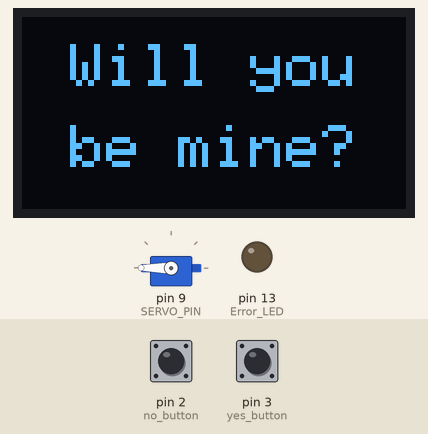
Recording of a sketch running on a simulated Arduino Uno, built with avr-gcc and run on an emulated ATmega328P. Parts: servo, 128×64 one-colour display, output pins drawn as LEDs (lit = HIGH). The test bench sets the inputs (shaded band); at power-on: pin 3 (yes_button) LOW, pin 2 (no_button) LOW. The display library's start-up logo is not drawn; random numbers use the default seed unless the sketch sets one. At 4.7 s the program stops and its outputs stay as they are.

Above: at 1.3 s.
1.4 s: pin 3 (yes_button) pulled HIGH for 0.15 s
At 2.44 s:
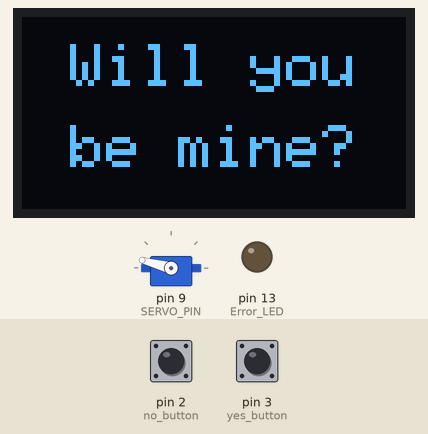
At 3.76 s:
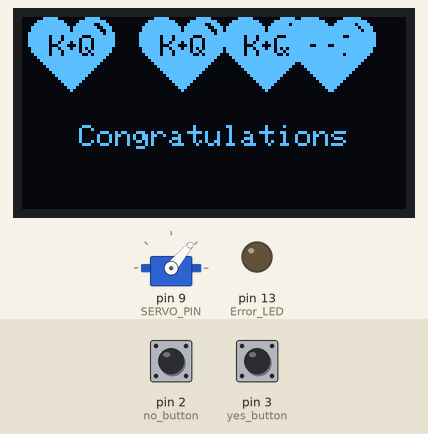
4.5 s: pin 2 (no_button) pulled HIGH for 0.15 s
At 5.2 s:
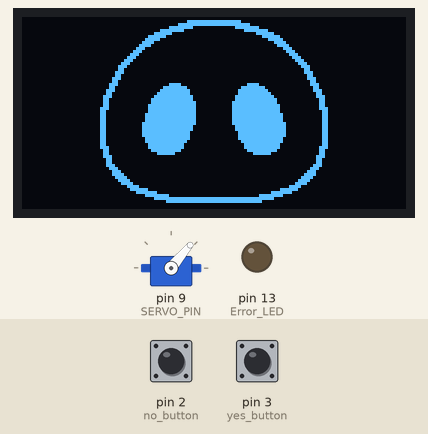
Timing chart, 0 to 6.2 s (numbered marks = the images above; inputs shaded):
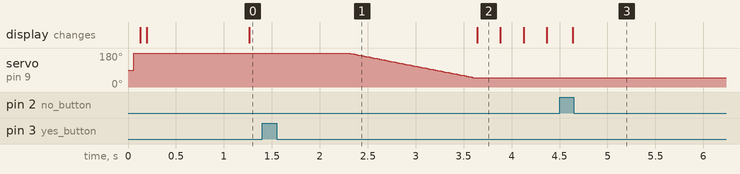

The sketch:

MarryMeBox_Code.ino
```cpp
/**
 * If anyone is reading this code, good luck.
 * It was not written with the intent to be read by others.
 * Comments were written for myself and without thought to future readers.
 * - Kor
 */

#include <Servo.h>
#define SERVO_PIN 9 // Must be a PWM enabled pin
Servo servo; // Servo motor object

// OLED
/** Useful links
 * https://cdn-learn.adafruit.com/downloads/pdf/adafruit-gfx-graphics-library.pdf
 * https://adafruit.github.io/Adafruit-GFX-Library/html/class_adafruit___g_f_x.html
 * https://www.instructables.com/How-to-Display-Images-on-OLED-Using-Arduino/
 */
#include <SPI.h>
#include <Wire.h>
#include <Adafruit_GFX.h>
#include <Adafruit_SH110X.h>
#include <string.h>

// OLED init
#define i2c_Address 0x3c
#define SCREEN_WIDTH 128 // OLED display width, in pixels
#define SCREEN_HEIGHT 64 // OLED display height, in pixels
#define OLED_RESET -1   //   QT-PY / XIAO
Adafruit_SH1106G display = Adafruit_SH1106G(SCREEN_WIDTH, SCREEN_HEIGHT, &Wire, OLED_RESET);

// OLED constants
#define CHAR_WIDTH 5
#define CHAR_HEIGHT 7
#define LINE_GAP 2
#define MESSAGE_BUFFER 25
const int NUM_ROWS = floor((double) SCREEN_HEIGHT / (CHAR_HEIGHT + LINE_GAP));

#define error errorBlink(); return;

// OLED variables
int current_font_size = 1;
int current_rows[NUM_ROWS];
char message_box[MESSAGE_BUFFER];
int message_len;

// Program States
#define INITIAL 0
#define DECLINED 1
#define ACCEPTED 2

// Button Pinouts
const int yes_button = 3;
const int no_button = 2;

// Debouncing button state
int no_button_state;
int last_no_button_state = LOW;
unsigned long last_debounce_time = 0;
unsigned long debounce_delay = 50;

volatile int state = INITIAL; // INITIAL, DECLINED, and ACCEPTED
int loop_count = 0;

// Blink the light in event of a bug or error
void errorBlink(){
  int k = 15;
  while(k-- >= 0){
    digitalWrite(LED_BUILTIN, HIGH);
    delay(50);
    digitalWrite(LED_BUILTIN, LOW);
    delay(25);
  }
}

///////////////// MESSAGE FUNCTIONS /////////////////

// Load the message box
void loadMessageBox(char *str){
  int i;
  for(i = 0; i < (MESSAGE_BUFFER - 1) && str[i] != '\0'; i++){
    message_box[i] = str[i];
  }
  message_box[i] = '\0'; // Either we ran out of buffer space or hit the null terminator. Either way, its the null terminator
  message_len = i;
}

// Set cursor position
void setCursor(int row, bool isCentered){
  int x, y;
  y = row * (CHAR_HEIGHT + LINE_GAP);
  if(isCentered) {
    x = getCenteredX();
  } else {
    x = 0;
  }
  display.setCursor(x, y);
}

// Get the centered coordinate for the x value.
int getCenteredX() {
  int center = ((double) SCREEN_WIDTH / 2);
  int char_width = CHAR_WIDTH * current_font_size;
  int str_width = (message_len) * (char_width + current_font_size);
  int centering_offset = ((double) str_width / 2);
  int x = center - centering_offset;
  return x;
}

// Refreshes the display
void refresh(){
  // delay(250);
  display.display();
}

// Clears a single row from the LED
void clearRow(int row){
  int y = row * (CHAR_HEIGHT + LINE_GAP);
  int x;
  for(int i = y; i < y + (CHAR_HEIGHT + LINE_GAP); i++) {
    for(x = 0; x < SCREEN_WIDTH; x++) {
      display.drawPixel(x, i, 0);
    }
  }
  current_rows[row] = -1;
  // refresh();
}

// Clears the display
void clearDisplay(){
  display.clearDisplay();
  for(int i = 0; i < NUM_ROWS; i++)
    current_rows[i] = -1;
  // refresh();
}

// Sets the font size
void setFontSize(int font_size){
  current_font_size = font_size;
  display.setTextSize(font_size);
}

/**
 * Sets the cursor to the right location then prints the message.
 * Assumes everything has already been cleaned up.
 */
void setMessage(bool isCentered, int row){
  setCursor(row, isCentered);
  display.println(message_box);
}

/**
 * Queues a message for display. Cleans up messages occupying the way before calling setMessage.
 */
void queueMessage(bool isCentered, int row, int font_size){
  if(font_size < 1)
    font_size = 1;

  int char_width = CHAR_WIDTH * font_size;
  int char_per_row = floor((double) SCREEN_WIDTH / (char_width + font_size));
  int lines = ceil((double) message_len / char_per_row);
  int rows_occupied = font_size; // Changed to deal with not autosplitting

  // If more than one line or out of range, not supported.
  if ((lines > 1) || (row + (rows_occupied - 1) >= NUM_ROWS)) {
    error
  }

  int last_row, start_row;
  if(current_rows[row] != -1){
    // This row is active, it must be cleared.
		start_row = current_rows[row];
		int i = row;
		// Get all the occupied rows.
		while(current_rows[i] == start_row)
      i++;
		last_row = i - 1;
  } else {
    start_row = row;
    last_row = row;
  }

  if(last_row < row + (rows_occupied - 1))
    last_row = row + (rows_occupied - 1);

  if((current_rows[last_row] != -1) && (current_rows[last_row] != start_row)){
    // More to clear.
    int i = last_row;
    while(current_rows[i] == current_rows[last_row])
      i++;

    last_row = i - 1; // Here is the true last index.
  }

  // Clean up on aisle 2
  for(int i = start_row; i <= last_row; i++)
    clearRow(i);

  // Mark our claim
  for(int i = row; i < row + rows_occupied; i++)
    current_rows[i] = row;

  setFontSize(font_size);
  if(lines == 1){
    setMessage(isCentered, row);
    return;
  }
  else {
    error
  }
}

///////////////// BITMAP SHENANIGANS /////////////////

#define BITMAP_WIDTH 29
#define BITMAP_HEIGHT 25
#define NUMFLAKES 5
#define XPOS 0
#define YPOS 1
#define DELTAY 2
int screen = 0;

const unsigned char heart_bitmap [] PROGMEM = {
	0x07, 0xc0, 0x1f, 0x00, 0x1f, 0xf0, 0x7f, 0xc0, 0x3f, 0xf8, 0xfc, 0xe0, 0x7f, 0xfd, 0xfe, 0x70,
	0x7f, 0xfd, 0xff, 0x30, 0xff, 0xff, 0xff, 0xb8, 0xfe, 0xef, 0xc7, 0xf8, 0xfe, 0xef, 0xbb, 0xf8,
	0xfe, 0xdd, 0xbb, 0xf8, 0xfe, 0x38, 0xbb, 0xf8, 0x7e, 0xdd, 0xab, 0xf0, 0x7e, 0xef, 0xb7, 0xf0,
	0x3e, 0xef, 0xcb, 0xe0, 0x1f, 0xff, 0xff, 0xc0, 0x0f, 0xff, 0xff, 0x80, 0x07, 0xff, 0xff, 0x00,
	0x03, 0xff, 0xfe, 0x00, 0x01, 0xff, 0xfc, 0x00, 0x00, 0xff, 0xf8, 0x00, 0x00, 0x7f, 0xf0, 0x00,
	0x00, 0x3f, 0xe0, 0x00, 0x00, 0x1f, 0xc0, 0x00, 0x00, 0x0f, 0x80, 0x00, 0x00, 0x07, 0x00, 0x00,
	0x00, 0x02, 0x00, 0x00
};

const unsigned char pigsnout_78x64 [] PROGMEM = {
	0x00, 0x00, 0x00, 0x00, 0x00, 0x00, 0x00, 0x00, 0x00, 0x00, 0x00, 0x00, 0x00, 0x03, 0xff, 0xff,
	0x00, 0x00, 0x00, 0x00, 0x00, 0x00, 0x00, 0x1f, 0xff, 0xff, 0xe0, 0x00, 0x00, 0x00, 0x00, 0x00,
	0x00, 0xff, 0x00, 0x03, 0xfc, 0x00, 0x00, 0x00, 0x00, 0x00, 0x07, 0xf8, 0x00, 0x00, 0x7f, 0x80,
	0x00, 0x00, 0x00, 0x00, 0x1f, 0x80, 0x00, 0x00, 0x07, 0xe0, 0x00, 0x00, 0x00, 0x00, 0x7e, 0x00,
	0x00, 0x00, 0x01, 0xf8, 0x00, 0x00, 0x00, 0x00, 0xf8, 0x00, 0x00, 0x00, 0x00, 0x7c, 0x00, 0x00,
	0x00, 0x01, 0xe0, 0x00, 0x00, 0x00, 0x00, 0x1e, 0x00, 0x00, 0x00, 0x03, 0xc0, 0x00, 0x00, 0x00,
	0x00, 0x0f, 0x00, 0x00, 0x00, 0x07, 0x00, 0x00, 0x00, 0x00, 0x00, 0x03, 0x80, 0x00, 0x00, 0x0e,
	0x00, 0x00, 0x00, 0x00, 0x00, 0x01, 0xc0, 0x00, 0x00, 0x1c, 0x00, 0x00, 0x00, 0x00, 0x00, 0x00,
	0xe0, 0x00, 0x00, 0x38, 0x00, 0x00, 0x00, 0x00, 0x00, 0x00, 0x70, 0x00, 0x00, 0x70, 0x00, 0x00,
	0x00, 0x00, 0x00, 0x00, 0x38, 0x00, 0x00, 0xe0, 0x00, 0x00, 0x00, 0x00, 0x00, 0x00, 0x1c, 0x00,
	0x01, 0xc0, 0x00, 0x00, 0x00, 0x00, 0x00, 0x00, 0x0e, 0x00, 0x01, 0x80, 0x00, 0x00, 0x00, 0x00,
	0x00, 0x00, 0x06, 0x00, 0x03, 0x80, 0x00, 0x00, 0x00, 0x00, 0x00, 0x00, 0x07, 0x00, 0x03, 0x00,
	0x00, 0x00, 0x00, 0x00, 0x00, 0x00, 0x03, 0x00, 0x07, 0x00, 0x00, 0x00, 0x00, 0x00, 0x00, 0x00,
	0x03, 0x80, 0x06, 0x00, 0x00, 0x00, 0x00, 0x00, 0x00, 0x00, 0x01, 0x80, 0x0e, 0x00, 0x00, 0xf0,
	0x00, 0x00, 0x3c, 0x00, 0x01, 0xc0, 0x0c, 0x00, 0x03, 0xfc, 0x00, 0x00, 0xff, 0x00, 0x00, 0xc0,
	0x1c, 0x00, 0x07, 0xfe, 0x00, 0x01, 0xff, 0x80, 0x00, 0xe0, 0x18, 0x00, 0x0f, 0xfe, 0x00, 0x01,
	0xff, 0xc0, 0x00, 0x60, 0x38, 0x00, 0x1f, 0xff, 0x00, 0x03, 0xff, 0xe0, 0x00, 0x70, 0x30, 0x00,
	0x3f, 0xff, 0x00, 0x03, 0xff, 0xf0, 0x00, 0x30, 0x30, 0x00, 0x3f, 0xff, 0x80, 0x07, 0xff, 0xf0,
	0x00, 0x30, 0x30, 0x00, 0x7f, 0xff, 0x80, 0x07, 0xff, 0xf8, 0x00, 0x30, 0x70, 0x00, 0x7f, 0xff,
	0x80, 0x07, 0xff, 0xf8, 0x00, 0x38, 0x60, 0x00, 0x7f, 0xff, 0x80, 0x07, 0xff, 0xf8, 0x00, 0x18,
	0x60, 0x00, 0xff, 0xff, 0x80, 0x07, 0xff, 0xfc, 0x00, 0x18, 0x60, 0x00, 0xff, 0xff, 0x80, 0x07,
	0xff, 0xfc, 0x00, 0x18, 0x60, 0x00, 0xff, 0xff, 0x80, 0x07, 0xff, 0xfc, 0x00, 0x18, 0x60, 0x01,
	0xff, 0xff, 0x80, 0x07, 0xff, 0xfe, 0x00, 0x18, 0x60, 0x01, 0xff, 0xff, 0x00, 0x03, 0xff, 0xfe,
	0x00, 0x18, 0x60, 0x01, 0xff, 0xff, 0x00, 0x03, 0xff, 0xfe, 0x00, 0x18, 0x60, 0x01, 0xff, 0xfe,
	0x00, 0x01, 0xff, 0xfe, 0x00, 0x18, 0x60, 0x01, 0xff, 0xfe, 0x00, 0x01, 0xff, 0xfe, 0x00, 0x18,
	0x60, 0x00, 0xff, 0xfe, 0x00, 0x01, 0xff, 0xfc, 0x00, 0x18, 0x60, 0x00, 0xff, 0xfc, 0x00, 0x00,
	0xff, 0xfc, 0x00, 0x18, 0x60, 0x00, 0x7f, 0xf8, 0x00, 0x00, 0x7f, 0xf8, 0x00, 0x18, 0x70, 0x00,
	0x7f, 0xf8, 0x00, 0x00, 0x7f, 0xf8, 0x00, 0x38, 0x30, 0x00, 0x3f, 0xf0, 0x00, 0x00, 0x3f, 0xf0,
	0x00, 0x30, 0x30, 0x00, 0x0f, 0xc0, 0x00, 0x00, 0x0f, 0xc0, 0x00, 0x30, 0x38, 0x00, 0x00, 0x00,
	0x00, 0x00, 0x00, 0x00, 0x00, 0x70, 0x18, 0x00, 0x00, 0x00, 0x00, 0x00, 0x00, 0x00, 0x00, 0x60,
	0x18, 0x00, 0x00, 0x00, 0x00, 0x00, 0x00, 0x00, 0x00, 0x60, 0x1c, 0x00, 0x00, 0x00, 0x00, 0x00,
	0x00, 0x00, 0x00, 0xe0, 0x0e, 0x00, 0x00, 0x00, 0x00, 0x00, 0x00, 0x00, 0x01, 0xc0, 0x07, 0x00,
	0x00, 0x00, 0x00, 0x00, 0x00, 0x00, 0x03, 0x80, 0x07, 0x80, 0x00, 0x00, 0x00, 0x00, 0x00, 0x00,
	0x07, 0x80, 0x03, 0xc0, 0x00, 0x00, 0x00, 0x00, 0x00, 0x00, 0x0f, 0x00, 0x01, 0xe0, 0x00, 0x00,
	0x00, 0x00, 0x00, 0x00, 0x1e, 0x00, 0x00, 0xf0, 0x00, 0x00, 0x00, 0x00, 0x00, 0x00, 0x3c, 0x00,
	0x00, 0x3c, 0x00, 0x00, 0x00, 0x00, 0x00, 0x00, 0xf0, 0x00, 0x00, 0x1f, 0x80, 0x00, 0x00, 0x00,
	0x00, 0x07, 0xe0, 0x00, 0x00, 0x07, 0xf0, 0x00, 0x00, 0x00, 0x00, 0x3f, 0x80, 0x00, 0x00, 0x00,
	0xff, 0x00, 0x00, 0x00, 0x03, 0xfc, 0x00, 0x00, 0x00, 0x00, 0x1f, 0xff, 0xff, 0xff, 0xff, 0xe0,
	0x00, 0x00, 0x00, 0x00, 0x01, 0xff, 0xff, 0xff, 0xfe, 0x00, 0x00, 0x00, 0x00, 0x00, 0x00, 0x00,
	0x00, 0x00, 0x00, 0x00, 0x00, 0x00, 0x00, 0x00, 0x00, 0x00, 0x00, 0x00, 0x00, 0x00, 0x00, 0x00
};

void snowfall(const uint8_t *bitmap, uint8_t w, uint8_t h) {
  uint8_t icons[NUMFLAKES][3];

  // initialize
  for (uint8_t f = 0; f < NUMFLAKES; f++) {
    icons[f][XPOS] = random(display.width());
    icons[f][YPOS] = 0;
    icons[f][DELTAY] = random(5) + 1;
  }

  // Snowflake screen
  while (screen == 0) {
    // draw each icon
    for (uint8_t f = 0; f < NUMFLAKES; f++) {
      display.drawBitmap(icons[f][XPOS], icons[f][YPOS], bitmap, w, h, SH110X_WHITE);
    }
    display.display();
    delay(200);

    // then erase it + move it
    for (uint8_t f = 0; f < NUMFLAKES; f++) {
      display.drawBitmap(icons[f][XPOS], icons[f][YPOS], bitmap, w, h, SH110X_BLACK);
      // move it
      icons[f][YPOS] += icons[f][DELTAY];
      // if its gone, reinit
      if (icons[f][YPOS] > display.height()) {
        icons[f][XPOS] = random(display.width());
        icons[f][YPOS] = 0;
        icons[f][DELTAY] = random(5) + 1;
      }
    }
  }

  // "Hidden" screen
  if(screen == 1){
    clearDisplay();
    refresh();
    int w = 78;
    int h = 64;
    int cursor_x, cursor_y;
    cursor_x = ((double) (SCREEN_WIDTH - w) / 2);
    cursor_y = ((double) (SCREEN_HEIGHT - h) / 2);
    display.drawBitmap(cursor_x, cursor_y, pigsnout_78x64, w, h, SH110X_WHITE);
    display.display();
    delay(100);
    while(1);
  }
}

void screen_change(){
  detachInterrupt(digitalPinToInterrupt(no_button));
  screen = 1;
}

///////////////// BUTTON FUNCTIONALITY /////////////////

void yes_pushed(){
  detachInterrupt(digitalPinToInterrupt(yes_button));
  if(state == INITIAL)
    detachInterrupt(digitalPinToInterrupt(no_button));

  state = ACCEPTED;
}

void no_pushed(){
  detachInterrupt(digitalPinToInterrupt(no_button));
  state = DECLINED;
  loop_count = 0;
  loadMessageBox("Are you");
  queueMessage(true, 1, 2);
}

int last_change = -1;
void no_repeater(){
  if(loop_count != last_change) {
    last_change = loop_count;
    switch(loop_count){
      case 0:
        loadMessageBox("sure?");
        queueMessage(true, 4, 2);
        break;
      case 1:
        loadMessageBox("really");
        queueMessage(true, 3, 2);
        loadMessageBox("sure?");
        queueMessage(true, 5, 2);
        break;
      case 2:
        loadMessageBox("absolutely");
        queueMessage(true, 3, 2);
        // loadMessageBox("sure?");
        // queueMessage(true, 5, 2);
        break;
      case 3:
        loadMessageBox("positively");
        queueMessage(true, 3, 2);
        // loadMessageBox("sure?");
        // queueMessage(true, 5, 2);
        break;
    }
    refresh();
  }
}

void declineLoop(){
  if(debouncerDeclineLoop())
    loop_count = (loop_count + 1) % 4;
  no_repeater();
}

bool debouncerDeclineLoop(){
  // Read the state of the no button
  int current_no_button_state = digitalRead(no_button);

  // If the switch changed (due to noise or pressing), reset the counter
  if(current_no_button_state != last_no_button_state){
    last_debounce_time = millis();
  }

  // If the counter is longer than the debounce delay without changing states, it's a "real" signal
  if((millis() - last_debounce_time) > debounce_delay){

    // If the button has changed, update the button state
    if(current_no_button_state != no_button_state) {
      no_button_state = current_no_button_state;

      if(no_button_state == HIGH){
        return true;
      }
    }
  }

  last_no_button_state = current_no_button_state;
  return false;
}

///////////////// SETUP & LOOPS /////////////////

#define INITIAL_ANGLE 180
#define OPENED_ANGLE 50

void setup() {
  pinMode(LED_BUILTIN, OUTPUT); // Error LED
  pinMode(yes_button, INPUT);   // YES button pin
  pinMode(no_button, INPUT);    // NO button pin
  servo.attach(SERVO_PIN);
  display.begin(i2c_Address, true);
  display.setTextColor(SH110X_WHITE);
  display.setTextWrap(false);
  refresh();
  servo.write(INITIAL_ANGLE);

  // Pin interrupts for button press
  attachInterrupt(digitalPinToInterrupt(yes_button), yes_pushed, RISING);
  attachInterrupt(digitalPinToInterrupt(no_button), no_pushed, RISING);

  clearDisplay();
  loadMessageBox("Will you");
  queueMessage(true, 1, 2);
  refresh();
}


void initial_loop(){
  switch(loop_count % 4){
    case 0:
      loadMessageBox("marry me?");
      break;
    case 1:
      loadMessageBox("be mine?");
      break;
    case 2:
      loadMessageBox("love me?");
      break;
    case 3:
      loadMessageBox("say yes?");
      break;
  }
  loop_count++;
  queueMessage(true, 4, 2);
  refresh();
}

// Main function
void loop() {
  switch(state){
    case INITIAL:
      initial_loop();
      delay(1000);
      break;

    case DECLINED:
      declineLoop();
      break;

    case ACCEPTED:
      clearDisplay();
      loadMessageBox("Congratulations");
      queueMessage(true, 4, 1);

      for(int i = INITIAL_ANGLE; i >= OPENED_ANGLE; i--){
        servo.write(i);
        delay(10);
      }
      attachInterrupt(digitalPinToInterrupt(no_button), screen_change, RISING);
      snowfall(heart_bitmap, BITMAP_WIDTH, BITMAP_HEIGHT);
      break;
  }
}
```

Measured:
- after the input at 1.4 s, servo on pin 9 (SERVO_PIN): moves from 180° to 50° over 1.3 s, starting after 0.90 s
